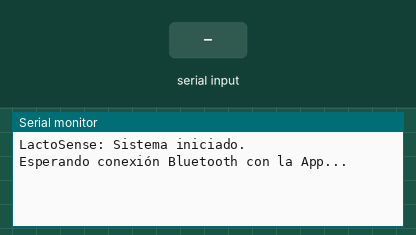
The sketch below on a simulated Arduino Uno, built with avr-gcc and run on an emulated ATmega328P. Shown: the last lines printed to the serial monitor. Inputs (shaded band) come from the test bench. Random numbers use the default seed unless the sketch sets one.

Above: at 1.2 s.
1.3 s: "R" received over Serial
At 1.9 s:
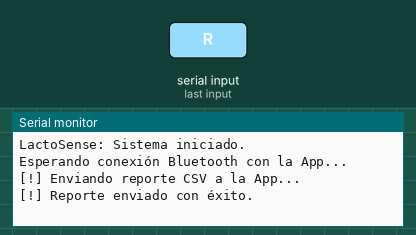
2.9 s: "R" received over the second serial link
At 3.06 s:
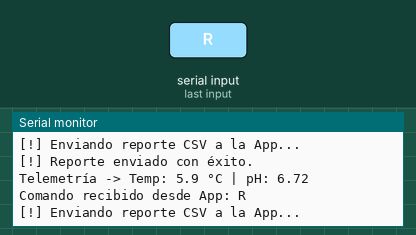
4.4 s: "r" received over the second serial link
At 5.1 s:
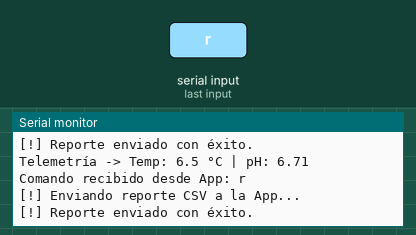
5.9 s: "1" received over the second serial link
At 6.02 s:
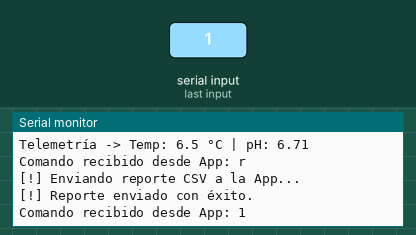
Timing chart, 0 to 8.4 s (numbered marks = the images above; inputs shaded):
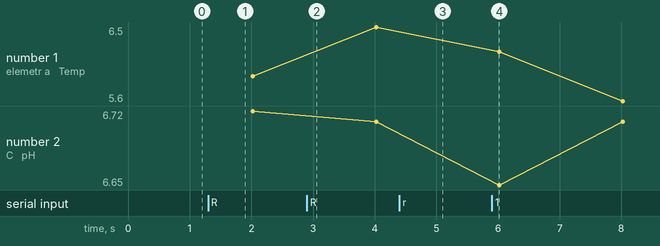

Measured:
- after the input at 1.3 s, the serial monitor: prints a new line at once (image 1)
- after the input at 2.9 s, the serial monitor: prints a new line at once (image 2)
- after the input at 4.4 s, the serial monitor: prints a new line at once (image 3)
- after the input at 5.9 s, the serial monitor: prints a new line at once (image 4)

The sketch:

arduino_receptor_hc05_radio.ino
```cpp
/*
 * ============================================================================
 * LACTOSENSE: Receptor Bluetooth HC-05 (Calidad de la Leche)
 * ============================================================================
 *
 * Conexión HC-05 con Arduino:
 *   - VCC -> 5V de Arduino
 *   - GND -> GND de Arduino
 *   - TXD (HC-05) -> Pin 10 de Arduino (RX)
 *   - RXD (HC-05) -> Pin 11 de Arduino (TX con divisor de voltaje)
 */

#include <SoftwareSerial.h>

SoftwareSerial bluetoothHC05(10, 11); // RX (Pin 10), TX (Pin 11)

unsigned long ultimoEnvio = 0;
const unsigned long INTERVALO_ENVIO = 2000; // Enviar cada 2 segundos

void setup() {
  Serial.begin(9600);
  bluetoothHC05.begin(9600);

  Serial.println("LactoSense: Sistema iniciado.");
  Serial.println("Esperando conexión Bluetooth con la App...");
}

void loop() {
  // 1. ESCUCHAR A LA APLICACIÓN ANDROID (Vía Bluetooth)
  if (bluetoothHC05.available()) {
    char comandoApp = bluetoothHC05.read();
    Serial.print("Comando recibido desde App: ");
    Serial.println(comandoApp);

    // Si la app envía 'R' o 'r', enviamos un archivo de reporte por lotes
    if (comandoApp == 'R' || comandoApp == 'r') {
      enviarReporteLote("101");
    }
  }

  // 2. ESCUCHAR AL MONITOR SERIE (Pruebas desde la PC)
  if (Serial.available()) {
    char comandoPc = Serial.read();
    bluetoothHC05.write(comandoPc);

    if (comandoPc == 'R' || comandoPc == 'r') {
      enviarReporteLote("101_PC");
    }
  }

  // 3. ENVÍO DE TELEMETRÍA EN TIEMPO REAL A LA APP
  if (millis() - ultimoEnvio > INTERVALO_ENVIO) {
    ultimoEnvio = millis();

    // 1) Temperatura de leche (rango típico: 4.5°C a 7.5°C o ambiente)
    float tempLeche = 6.2 + (random(-10, 10) / 10.0);
    // 2) pH de leche (rango óptimo: 6.60 a 6.80)
    float phLeche = 6.68 + (random(-5, 5) / 100.0);

    // Formato exacto para la App: "TEMP:6.2,PH:6.68"
    bluetoothHC05.print("TEMP:");
    bluetoothHC05.print(tempLeche, 1);
    bluetoothHC05.print(",PH:");
    bluetoothHC05.println(phLeche, 2);

    // Monitor Serie para depuración en PC
    Serial.print("Telemetría -> Temp: ");
    Serial.print(tempLeche, 1);
    Serial.print(" °C | pH: ");
    Serial.println(phLeche, 2);
  }
}

// ----------------------------------------------------------------------------
// Envío de archivo CSV automático a la App
// ----------------------------------------------------------------------------
void enviarReporteLote(String loteId) {
  Serial.println("\n[!] Enviando reporte CSV a la App...");

  bluetoothHC05.print("<<<START_FILE:lote_leche_");
  bluetoothHC05.print(loteId);
  bluetoothHC05.println(".csv>>>");

  bluetoothHC05.println("Hora,Temperatura_C,pH,Estado");
  bluetoothHC05.println("08:00,6.5,6.67,Aceptable");
  bluetoothHC05.println("08:15,6.2,6.68,Optimo");
  bluetoothHC05.println("08:30,6.1,6.66,Optimo");

  bluetoothHC05.println("<<<END_FILE>>>");

  Serial.println("[!] Reporte enviado con éxito.\n");
}
```
